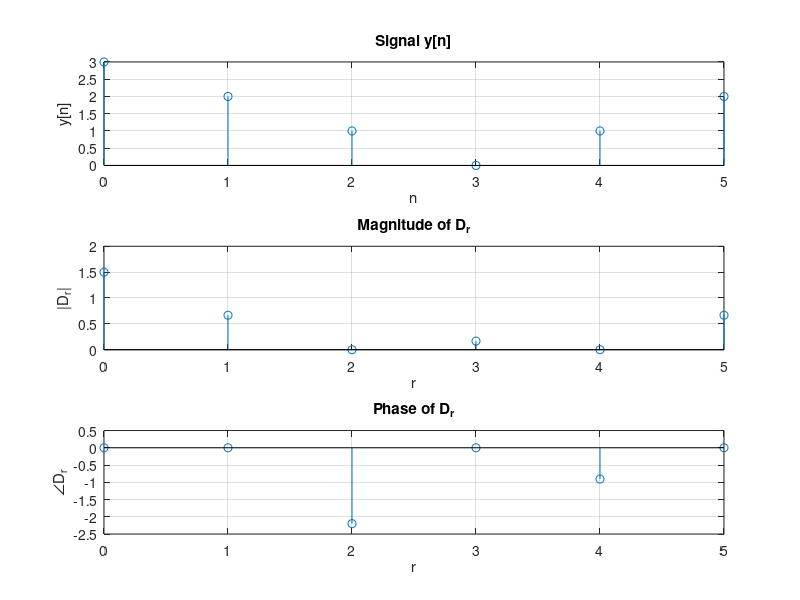

Recreate this plot in MATLAB.
% A. Discrete-Time Fourier Series

% A.3

N_0 = 6; %fundamental period
omega_0 = 2*pi/6; % fundamental frequency

n = 0:N_0-1;

% Signal y[n] can be represented as following:
y_n = [3 2 1 0 1 2];

for r = 0:N_0-1
    D_r(r+1) = (1/N_0).*sum(y_n.*exp(-j*r*omega_0*n));
end

r = n;

figure;
subplot(3,1,1);
stem(n,y_n);
grid;
title("Signal y[n]");
xlabel('n');
ylabel('y[n]');

subplot(3,1,2);
stem(r,abs(D_r));
grid;
title("Magnitude of D_r");
xlabel('r');
ylabel('|D_r|');

subplot(3,1,3);
stem(r,angle(D_r));
grid;
title("Phase of D_r");
xlabel('r');
ylabel('\angleD_r');